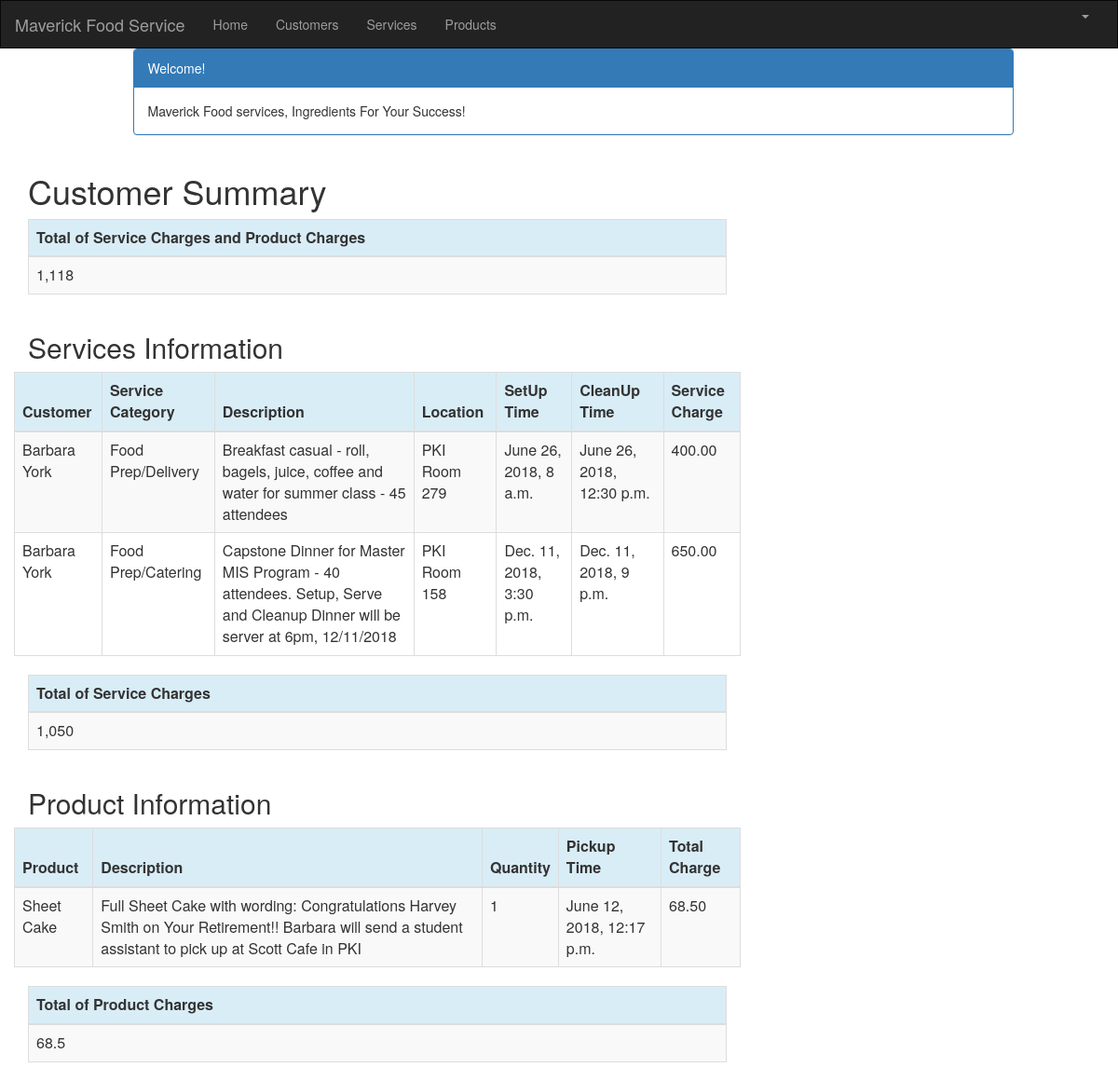
The page /customer/1/summary/ (signed in) on the database its author committed.
### crm/models.py (models this page shows, shortened)
class Service(models.Model):
    cust_name = models.ForeignKey(Customer, on_delete=models.CASCADE, related_name='services')
    service_category = models.CharField(max_length=100)
    description = models.TextField()
    location = models.CharField(max_length=200)
    setup_time = models.DateTimeField(
        default=timezone.now)
    cleanup_time = models.DateTimeField(
        default=timezone.now)
    service_charge = models.DecimalField(max_digits=10, decimal_places=2)
    created_date = models.DateTimeField(
        default=timezone.now)
    updated_date = models.DateTimeField(auto_now_add=True)

class Customer(models.Model):
    cust_name = models.CharField(max_length=50)
    organization = models.CharField(max_length=100, blank=True)
    role = models.CharField(max_length=100)
    email = models.EmailField(max_length=100)
    bldgroom = models.CharField(max_length=100)
    address = models.CharField(max_length=200)
    account_number = models.IntegerField(blank=False, null=False)
    city = models.CharField(max_length=50)
    state = models.CharField(max_length=50)
    zipcode = models.CharField(max_length=10)
    phone_number = models.CharField(max_length=50)
    created_date = models.DateTimeField(
        default=timezone.now)
    updated_date = models.DateTimeField(auto_now_add=True)
    def __str__(self):
        return str(self.cust_name)

class Product(models.Model):
    cust_name = models.ForeignKey(Customer, on_delete=models.CASCADE, related_name='products')
    product = models.CharField(max_length=100)
    p_description = models.TextField()
    quantity = models.IntegerField()
    pickup_time = models.DateTimeField(
        default=timezone.now)
    charge = models.DecimalField(max_digits=10, decimal_places=2)
    created_date = models.DateTimeField(
        default=timezone.now)
    updated_date = models.DateTimeField(auto_now_add=True)

### crm/views.py (the view)
# urls.py: path('customer/<int:pk>/summary/', views.summary, name='summary'),
@login_required
def summary(request, pk):
    customer = get_object_or_404(Customer, pk=pk)
    customers = Customer.objects.filter(created_date__lte=timezone.now())
    services = Service.objects.filter(cust_name=pk)
    products = Product.objects.filter(cust_name=pk)
    sum_service_charge = Service.objects.filter(cust_name=pk).aggregate(Sum('service_charge'))
    sum_product_charge = Product.objects.filter(cust_name=pk).aggregate(Sum('charge'))
    return render(request, 'crm/summary.html', {'customers': customers,
                                                'products': products,
                                                'services': services,
                                                'sum_service_charge': sum_service_charge,
                                                'sum_product_charge': sum_product_charge, })

### crm/templates/crm/summary.html
{% extends 'crm/base.html' %}
{% block content %}
{% load mathfilters %}
{% load humanize %}
<div class="container">
    <div class="row">
        <div class="col-md-10 col-md-offset-1">
            <div class="panel panel-primary">
                <div class="panel-heading">Welcome!</div>
                <div class="panel-body">
                    Maverick Food services, Ingredients For Your Success!
                </div>
            </div>
        </div>
    </div>
</div>
<div class="row">
    <h1 style="padding-left: 15Px">Customer Summary</h1>
</div>
    <table class="table table-striped table-bordered table-hover">
        <thead>
            <tr class="bg-info">
                <th>Total of Service Charges and Product Charges</th>
            </tr>
        </thead>
        <tbody>
            <tr>
                <td>{{ sum_service_charge.service_charge__sum|add:sum_product_charge.charge__sum|intcomma }}</td>
            </tr>
        </tbody>
    </table>
<div>
    <div class="row">
        <h2 style="padding-left: 15Px">Services Information</h2>
    </div>
    <div class="row">
        <table class="table table-striped table-bordered table-hover">
            <thead>
            <tr class="bg-info">
                <th>Customer</th>
                <th>Service Category</th>
                <th>Description</th>
                <th>Location</th>
                <th>SetUp Time</th>
                <th>CleanUp Time</th>
                <th>Service Charge</th>
            </tr>
            </thead>
            <tbody>
            {% for service in services %}
                <tr>
                    <td>{{ service.cust_name }}</td>
                    <td>{{ service.service_category }}</td>
                    <td>{{ service.description }}</td>
                    <td>{{ service.location }}</td>
                    <td>{{ service.setup_time }}</td>
                    <td>{{ service.cleanup_time }}</td>
                    <td>{{ service.service_charge|intcomma }}</td>
                </tr>
            {% endfor %}
            </tbody>
        </table>
    </div>
        <table class="table table-striped table-bordered table-hover">
        <thead>
            <tr class="bg-info">
                <th>Total of Service Charges</th>
            </tr>
        </thead>
        <tbody>
            <tr>
                <td>{{ sum_service_charge.service_charge__sum|intcomma }}</td>
            </tr>
        </tbody>
        </table>
    <div class="row">
        <h2 style="padding-left: 15Px">Product Information</h2>
    </div>
    <div class="row">
        <table class="table table-striped table-bordered table-hover">
            <thead>
            <tr class="bg-info">
                <th>Product</th>
                <th>Description</th>
                <th>Quantity</th>
                <th>Pickup Time</th>
                <th>Total Charge</th>
            </tr>
            </thead>
            <tbody>
            {% for product in products %}
                <tr>
                    <td>{{ product.product }}</td>
                    <td>{{ product.p_description }}</td>
                    <td>{{ product.quantity|intcomma }}</td>
                    <td>{{ product.pickup_time }}</td>
                    <td>{{ product.charge|intcomma }}</td>
                </tr>
            {% endfor %}
            </tbody>
        </table>
    </div>
        <table class="table table-striped table-bordered table-hover">
        <thead>
            <tr class="bg-info">
                <th>Total of Product Charges</th>
            </tr>
        </thead>
        <tbody>
            <tr>
                <td>{{ sum_product_charge.charge__sum|intcomma }}</td>
            </tr>
        </tbody>
        </table>
</div>
{% endblock %}

### rows shown on the page
Service: cust_name "Barbara York", service_category "Food Prep/Delivery", description "Breakfast casual - roll, bagels, juice, coffee and water for summer class - 45 attendees", location "PKI Room 279", setup_time "June 26, 2018, 8 a.m.", cleanup_time "June 26, 2018, 12:30 p.m.", service_charge "400.00"
Service: cust_name "Barbara York", service_category "Food Prep/Catering", description "Capstone Dinner for Master MIS Program - 40 attendees. Setup, Serve and Cleanup Dinner will be server at 6pm, 12/11/2018", location "PKI Room 158", setup_time "Dec. 11, 2018, 3:30 p.m.", cleanup_time "Dec. 11, 2018, 9 p.m.", service_charge "650.00"
Product: product "Sheet Cake", p_description "Full Sheet Cake with wording: Congratulations Harvey Smith on Your Retirement!! Barbara will send a student assistant to pick up at Scott Cafe in PKI", quantity "1", pickup_time "June 12, 2018, 12:17 p.m.", charge "68.50"

### other values the page prints
{{ sum_service_charge.service_charge__sum|intcomma }} "1,050"
{{ sum_product_charge.charge__sum|intcomma }} "68.5"
